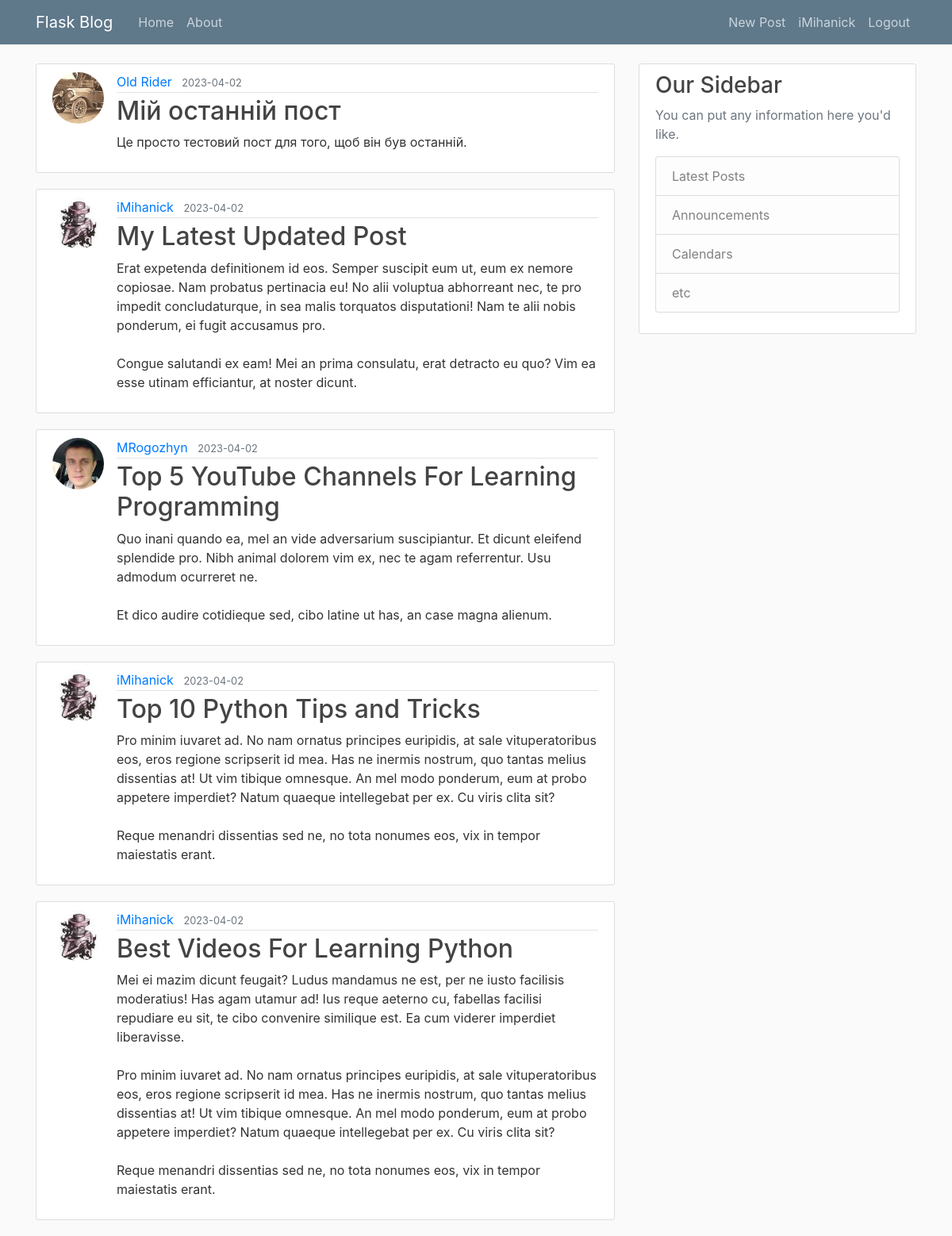
Screenshot of /home (signed in) with the database file from the repository.
### flaskblog/models.py (models this page shows, shortened)
class User(db.Model, UserMixin):
    id = db.Column(db.Integer, primary_key=True)
    username = db.Column(db.String(20), unique=True, nullable=False)
    email = db.Column(db.String(120), unique=True, nullable=False)
    image_file = db.Column(db.String(20), nullable=False, default='default.jpg')
    password = db.Column(db.String(60), nullable=False)
    posts = db.relationship('Post', backref='author', lazy=True)

class Post(db.Model):
    id = db.Column(db.Integer, primary_key=True)
    title = db.Column(db.String(100), nullable=False)
    date_posted = db.Column(db.DateTime, nullable=False, default=datetime.utcnow)
    content = db.Column(db.Text, nullable=False)
    user_id = db.Column(db.Integer, db.ForeignKey('user.id'), nullable=False)

### flaskblog/routes.py (the view)
@app.route("/")
@app.route("/home")
def home():
    page = request.args.get('page', 1, type=int)
    posts = Post.query.order_by(Post.date_posted.desc()).paginate(page=page, per_page=5)
    return render_template('home.html', posts=posts)

### flaskblog/models.py (called while the page is built)
@login_manager.user_loader
def load_user(user_id):
    return User.query.get(int(user_id))

### flaskblog/templates/home.html
{% extends "layout.html" %}
{% block content %}
	{% for post in posts %}
		<article class="media content-section">
            <img class="rounded-circle article-img" src="{{ url_for('static', filename='profile_pict/' + post.author.image_file) }}">
          <div class="media-body">
            <div class="article-metadata">
             <a class="mr-2" href="#">{{ post.author.username }}</a>
              <small class="text-muted">{{ post.date_posted.strftime('%Y-%m-%d') }}</small>
            </div>
            <h2><a class="article-title" href="{{ url_for('post', post_id=post.id) }}">{{ post.title }}</a></h2>
            <p class="article-content">{{ post.content }}</p>
          </div>
        </article>
	{% endfor %}
{% endblock content %}

### flaskblog/templates/layout.html (shortened to what this page needs)
<!DOCTYPE html>
<html>
<head>
    <link rel="stylesheet" href="https://maxcdn.bootstrapcdn.com/bootstrap/4.0.0/css/bootstrap.min.css">
    <link rel="stylesheet" type="text/css" href="{{ url_for('static', filename='main.css') }}">
</head>
<body>
    <header class="site-header">
      <nav class="navbar navbar-expand-md navbar-dark bg-steel fixed-top">
        <div class="container">
          <a class="navbar-brand mr-4" href="/">Flask Blog</a>
          <div class="collapse navbar-collapse" id="navbarToggle">
            <div class="navbar-nav mr-auto">
              <a class="nav-item nav-link" href="{{ url_for('home') }}">Home</a>
              <a class="nav-item nav-link" href="{{ url_for('about') }}">About</a>
            </div>
            <div class="navbar-nav">
                {% if current_user.is_authenticated %}
                  <a class="nav-item nav-link" href="{{ url_for('new_post') }}">New Post</a>
                  <a class="nav-item nav-link" href="{{ url_for('account') }}">{{ current_user.username }}</a>
                  <a class="nav-item nav-link" href="{{ url_for('logout') }}">Logout</a>
                {% else %}
                  <a class="nav-item nav-link" href="{{ url_for('login') }}">Login</a>
                  <a class="nav-item nav-link" href="{{ url_for('register') }}">Register</a>
                {% endif %}
            </div>
          </div>
        </div>
      </nav>
    </header>
    <main role="main" class="container">
      <div class="row">
        <div class="col-md-8">
          {% block content %}{% endblock %}
        </div>
        <div class="col-md-4">
          <div class="content-section">
            <h3>Our Sidebar</h3>
            <p class='text-muted'>You can put any information here you'd like.
              <ul class="list-group">
                <li class="list-group-item list-group-item-light">Latest Posts</li>
                <li class="list-group-item list-group-item-light">Announcements</li>
                <li class="list-group-item list-group-item-light">Calendars</li>
                <li class="list-group-item list-group-item-light">etc</li>
              </ul>
            </p>
          </div>
        </div>
      </div>
    </main>
</body>
</html>

### flaskblog/static/main.css (style rules this page uses)
body { background: #fafafa; color: #333333; margin-top: 5rem; }
h1, h2, h3, h4, h5, h6 { color: #444444; }
.bg-steel { background-color: #5f788a; }
.site-header .navbar-nav .nav-link { color: #cbd5db; }
.content-section { background: #ffffff; padding: 10px 20px; border: 1px solid #dddddd; border-radius: 3px; margin-bottom: 20px; }
.article-title { color: #444444; }
.article-content { white-space: pre-line; }
.article-img { height: 65px; width: 65px; margin-right: 16px; }
.article-metadata { padding-bottom: 1px; margin-bottom: 4px; border-bottom: 1px solid #e3e3e3 }

### rows the page displays
User: username "iMihanick"
Post: image_file (picture), author.username "Old Rider", date_posted "2023-04-02", title "Мій останній пост", content "Це просто тестовий пост для того, щоб він був останній."
Post: image_file (picture), author.username "iMihanick", date_posted "2023-04-02", title "My Latest Updated Post", content "Erat expetenda definitionem id eos. Semper suscipit eum ut, eum ex nemore copiosae. Nam probatus pertinacia eu! No alii voluptua abhorreant nec, te pro impedit concludaturque, in sea malis torquatos disputationi! Nam te alii nobis ponderum, ei fugit accusamus pro. Congue salutandi ex eam! Mei an prima consulatu, erat detracto eu quo? Vim ea esse utinam efficiantur, at noster dicunt."
Post: image_file (picture), author.username "MRogozhyn", date_posted "2023-04-02", title "Top 5 YouTube Channels For Learning Programming", content "Quo inani quando ea, mel an vide adversarium suscipiantur. Et dicunt eleifend splendide pro. Nibh animal dolorem vim ex, nec te agam referrentur. Usu admodum ocurreret ne. Et dico audire cotidieque sed, cibo latine ut has, an case magna alienum."
Post: image_file (picture), author.username "iMihanick", date_posted "2023-04-02", title "Top 10 Python Tips and Tricks", content "Pro minim iuvaret ad. No nam ornatus principes euripidis, at sale vituperatoribus eos, eros regione scripserit id mea. Has ne inermis nostrum, quo tantas melius dissentias at! Ut vim tibique omnesque. An mel modo ponderum, eum at probo appetere imperdiet? Natum quaeque intellegebat per ex. Cu viris clita sit? Reque menandri dissentias sed ne, no tota nonumes eos, vix in tempor maiestatis erant."
Post: image_file (picture), author.username "iMihanick", date_posted "2023-04-02", title "Best Videos For Learning Python", content "Mei ei mazim dicunt feugait? Ludus mandamus ne est, per ne iusto facilisis moderatius! Has agam utamur ad! Ius reque aeterno cu, fabellas facilisi repudiare eu sit, te cibo convenire similique est. Ea cum viderer imperdiet liberavisse. Pro minim iuvaret ad. No nam ornatus principes euripidis, at sale vituperatoribus eos, eros regione scripserit id mea. Has ne inermis nostrum, quo tantas melius dissentias at! Ut vim tibique omnesque. An mel modo ponderum, eum at probo appetere imperdiet? Natum quaeque intellegebat per ex. Cu viris clita sit? Reque menandri dissentias sed ne, no tota nonumes eos, vix in tempor maiestatis erant."
